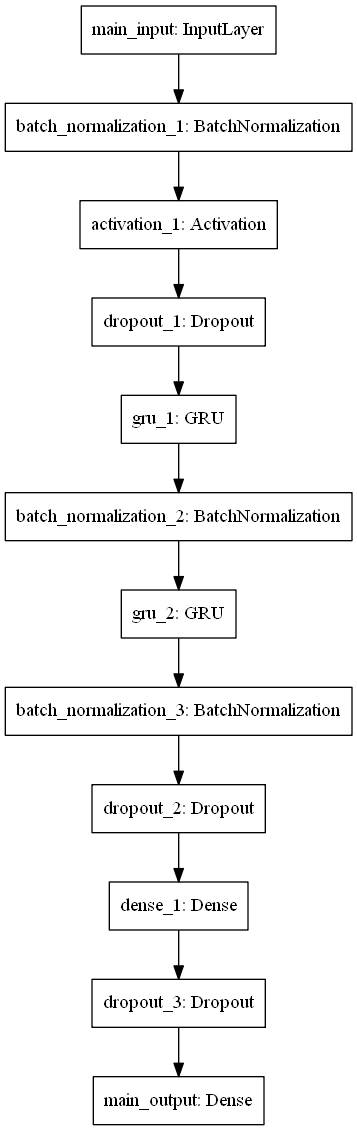

Here is the Python script that generated this plot:
# -*- coding: utf-8 -*-
"""
Iopf model class

Created on Mon Jul 30 17:25:22 2018

@author: kkalla
"""


from keras.layers import Input, GRU, Dense, Dropout, BatchNormalization,\
Activation
from keras.models import Model,load_model
from keras.optimizers import SGD,Adam
from keras.callbacks import TensorBoard
from keras.utils import plot_model

class IopfModel():
    def __init__(self,
                 model_path=None,
                 is_pretrained = False,
                 timesteps=1,
                 out_len=1,
                 data_dim=1,
                 learning_rate = 0.001,
                 decay = 0,
                 loss = 'mean_squared_error',
                 optimizer = 'adam',
                 momentum=0
                 ):

        self.model_path = model_path
        self.is_pretrained = is_pretrained
        self.timesteps=timesteps
        self.out_len=out_len
        self.data_dim=data_dim
        self.learning_rate = learning_rate
        self.decay = decay
        self.loss = loss
        self.optimizer = optimizer


    def build(self):
        main_input = Input(shape=(self.timesteps,self.data_dim),
                           dtype='float32',name='main_input')
        X = BatchNormalization()(main_input)
        X = Activation('relu')(X)
        X = Dropout(0.8)(X)
        X = GRU(128, return_sequences = True,
                input_shape=(self.timesteps,self.data_dim),
                dropout=0.8)(X)
        X = BatchNormalization()(X)
        X = GRU(128,dropout=0.8)(X)
        X = BatchNormalization()(X)
        X = Dropout(0.8)(X)
        X = Dense(16, activation = 'relu')(X)
        X = Dropout(0.5)(X)
        main_output = Dense(self.out_len,name='main_output',
                            activation='sigmoid')(X)

        self.model = Model(inputs=main_input,outputs=main_output)

    def train(self,input_X,output_Y,epochs=200,batch_size=32,
              save_model=True,log_dir='log',
              validation_split=0.1):
        # If there is a pre-trained model, load it.
        if self.is_pretrained:
            model = load_model(self.model_path)
        else:
            self.build()
            model = self.model

        if self.optimizer == 'adam':
            optimizer = Adam(lr=self.learning_rate,decay=self.decay)
        else:
            optimizer = SGD(lr=self.learning_rate,momentum=self.momentum,
                            decay=self.decay)

        loss = self.loss
        print("Compiling model...")
        model.compile(optimizer=optimizer,loss=loss)

        print("Model summary")
        print("="*50)
        print(model.summary())

        callbacks=[TensorBoard(log_dir=log_dir)]

        history = model.fit(input_X,output_Y,
                            epochs=epochs,
                            batch_size=batch_size,
                            callbacks = callbacks,
                            validation_split=validation_split)

        self.history = history

        print("Saving model...")
        if save_model:
            model.save(self.model_path)
            model.save(self.model_path[:-2]+self.history.history['loss'][-1]+'.h5')
            plot_model(model,to_file='IopfModel.png')



    def test(self,test_X,test_Y,sc):
        # If there is a pre-trained model, load it.
        if self.is_pretrained:
            model = load_model(self.model_path)

        pred_Y = model.predict(test_X)
        pred_Y = sc.inverse_transform(pred_Y.reshape((-1,1)))

        return pred_Y